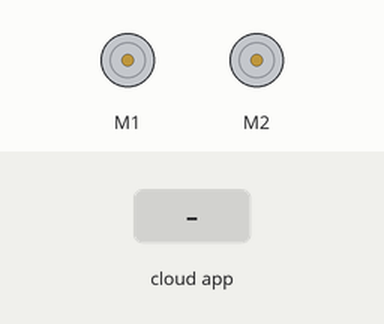
Bench run of a sketch on a simulated Arduino Uno, built with avr-gcc and run on an emulated ATmega328P. Parts: 2 × DC motor (green arrow = forward, orange = backward, longer = faster). The inputs (shaded band) are chosen by the test bench. The ROS host is connected and sends only what is stated.

Above: at 1.2 s.
1.3 s: the phone or cloud app sets remote_control to RIGHT
At 1.6 s:
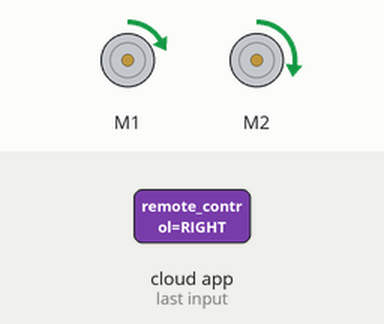
2.8 s: the phone or cloud app sets remote_control to LEFT
At 4.0 s:
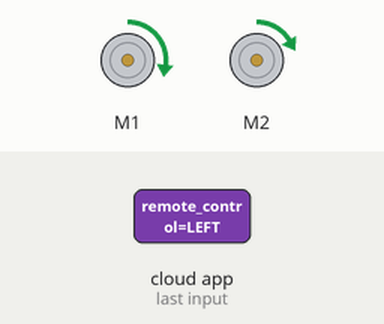
4.3 s: the phone or cloud app sets remote_control to FORWARD
At 5.3 s:
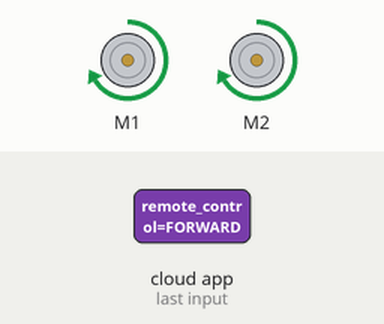
5.8 s: the phone or cloud app sets remote_control to STOP
At 6.6 s:
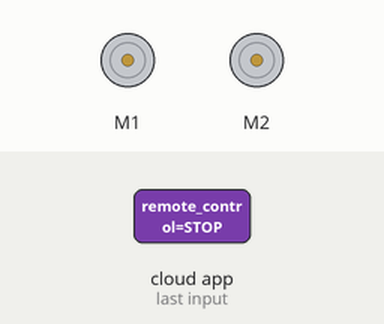
Timing chart, 0 to 8.3 s (numbered marks = the images above; inputs shaded):
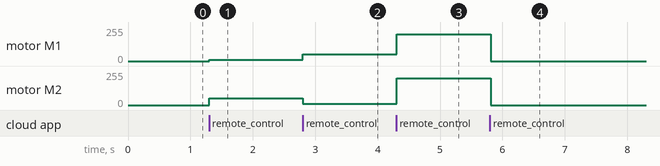

Measured:
- after the input at 1.3 s, motor M1: stopped → forward 10/255 at once; motor M2: stopped → forward 50/255 at once
- after the input at 2.8 s, motor M1: forward 10/255 → forward 50/255 at once; motor M2: forward 50/255 → forward 10/255 at once
- after the input at 4.3 s, motor M1: forward 50/255 → forward 200/255 at once; motor M2: forward 10/255 → forward 200/255 at once
- after the input at 5.8 s, motor M1, motor M2: forward 200/255 → stopped at once

The sketch:

MOTOR_SERVER.ino
```cpp
#include <ros.h>
#include <std_msgs/String.h>
#include <AFMotor.h>

AF_DCMotor motor1(1);
AF_DCMotor motor2(2);

ros::NodeHandle nh;

char* msg;

void messageCallBack(const std_msgs::String& toggle_msg) {
    msg = (char*)toggle_msg.data;
}

ros::Subscriber<std_msgs::String> sub("/remote_control", &messageCallBack);

void setup(){
    nh.initNode();
    nh.subscribe(sub);
}

void loop(){
    nh.spinOnce();
    if(strcmp(msg, "RIGHT") == 0){
        motor1.run(FORWARD);
        motor2.run(FORWARD);
        motor1.setSpeed(10);
        motor2.setSpeed(50);
        delay(300);
    } else if (strcmp(msg, "LEFT") == 0) {
        motor1.run(FORWARD);
        motor2.run(FORWARD);
        motor1.setSpeed(50);
        motor2.setSpeed(10);
        delay(300);
    } else if (strcmp(msg, "FORWARD") == 0) {
        motor1.run(FORWARD);
        motor2.run(FORWARD);
        motor1.setSpeed(200);
        motor2.setSpeed(200);
        delay(300);
    } else if (strcmp(msg, "STOP") == 0){
        motor1.run(RELEASE);
        motor2.run(RELEASE);
        }
}
```
